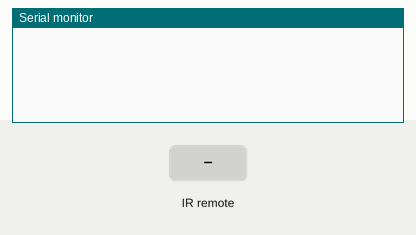
Simulated run of this sketch. Board: Arduino Uno, built with avr-gcc and run on an emulated ATmega328P. On the bench: the last lines printed to the serial monitor. Inputs (shaded band) come from the test bench.

Above: at 1.2 s.
1.3 s: infrared code 0xFFA25D received
At 2.0 s:
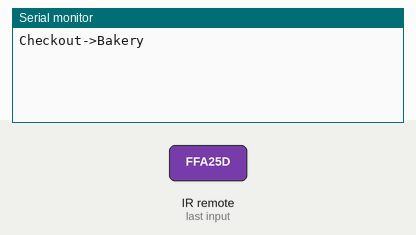
2.8 s: infrared code 0xFF629D received
At 3.2 s:
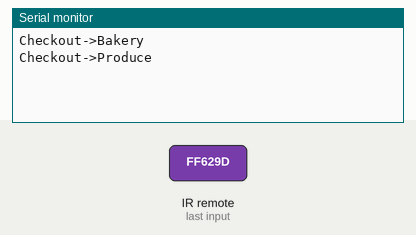
4.3 s: infrared code 0xFFE21D received
At 5.5 s:
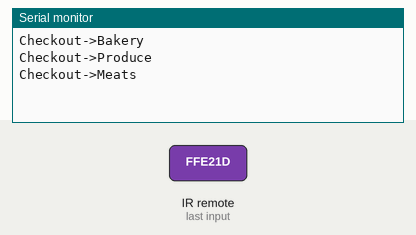
5.8 s: infrared code 0xFF22DD received
At 6.7 s:
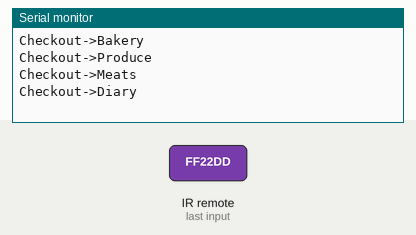

The sketch:

sketch_feb5a.ino
```cpp
/*
*  IR REMOTE CONTROL + RGB
*  by Hanie Kiani
*  https://electropeak.com/learn/
*/
#include <IRremote.h>
int RECV_PIN = A3;
IRrecv irrecv(RECV_PIN);
decode_results results;
void setup()
{
 Serial.begin(9600);
 irrecv.enableIRIn(); // Start the receiver
}
void loop() {
 if (irrecv.decode(&results)) {
    int code = results.value;
    switch(code) {
      case 16753245:                          //#1 Button Pressed
        Serial.println("Checkout->Bakery");
        break;
      case 16736925:                          //#2 Button Pressed
        Serial.println("Checkout->Produce");
        break;
      case 16769565:                          //#3 Button Pressed
        Serial.println("Checkout->Meats");
        break;
      case 16720605:                          //#4 Button Pressed
        Serial.println("Checkout->Diary");
        break;
      case 16712445:                          //#5 Button Pressed
        break;
      case 16761405:                          //#6 Button Pressed
        break;
      case 16769055:                          //#7 Button Pressed
        break;
      case 16754775:                          //#8 Button Pressed
        break;
      case 16748655:                          //#9 Button Pressed
        break;
      case 16750695:                          //#0 Button Pressed
        break;
      case 16738455:                          //* Button Pressed
        break;
      case 16756815:                          //# Button Pressed
        break;
      case 16726215:                          //OK Button Pressed
        break;
      case 16718055:                          //UP_ARROW Button Pressed
        break;
      case 16716015:                          //LEFT_ARROW Button Pressed
        break;
      case 16734885:                          //RIGHT_ARROW Button Pressed
        break;
      case 16730805:                          //DOWN_ARROW Button Pressed
        break;
    }
    irrecv.resume();                          //Recieve the next value
  }
}
```

Measured:
- after the input at 1.3 s, the serial monitor: prints a new line at once (image 1)
- after the input at 2.8 s, the serial monitor: prints a new line at once (image 2)
- after the input at 4.3 s, the serial monitor: prints a new line at once (image 3)
- after the input at 5.8 s, the serial monitor: prints a new line at once (image 4)
